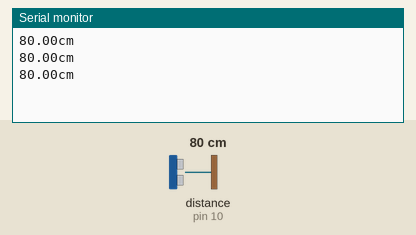
This sketch was run on a simulated Arduino Uno, built with avr-gcc and run on an emulated ATmega328P. Parts: the last lines printed to the serial monitor. Wiring (inferred from the names in the program): ultrasonic range finder: trigger pin 9; echo pin 10. The inputs (shaded band) are chosen by the test bench; at power-on: distance to the obstacle (sensor on pin 10) 80 cm. The echo pulse lasts 58.3 µs per cm.

Above: at 1.3 s.
1.4 s: distance to the obstacle (sensor on pin 10) set to 2 cm
At 1.9 s:
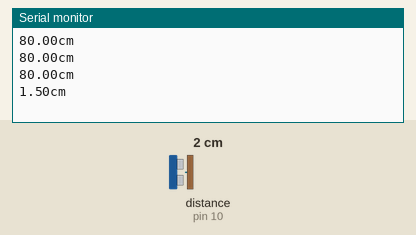
2.9 s: distance to the obstacle (sensor on pin 10) set to 4 cm
At 3.4 s:
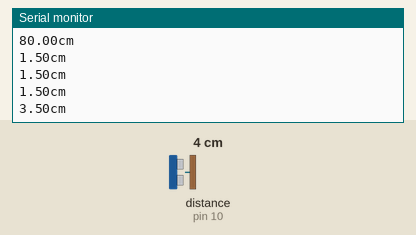
Timing chart, 0 to 5.9 s (numbered marks = the images above; inputs shaded):
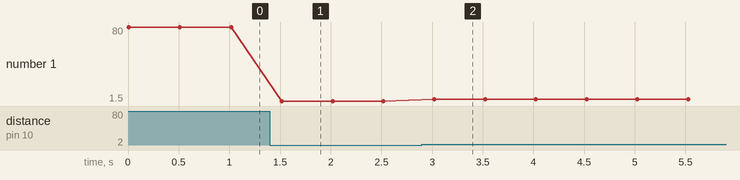

The sketch:

ultrasonic.ino
```cpp
// ---------------------------------------------------------------------------
// Example NewPing library sketch that does a ping about 20 times per second.
// ---------------------------------------------------------------------------

//#include <NewPing.h>

#define TRIGGER_PIN  9  // Arduino pin tied to trigger pin on the ultrasonic sensor.
#define ECHO_PIN     10  // Arduino pin tied to echo pin on the ultrasonic sensor.
#define MAX_DISTANCE 200 // Maximum distance we want to ping for (in centimeters). Maximum sensor distance is rated at 400-500cm.

// NewPing sonar(TRIGGER_PIN, ECHO_PIN, MAX_DISTANCE); // NewPing setup of pins and maximum distance.

void setup() {
  pinMode(TRIGGER_PIN, OUTPUT);
  pinMode(ECHO_PIN, INPUT);
  Serial.begin(115200); // Open serial monitor at 115200 baud to see ping results.
}

void loop() {
//  delay(500);                     // Wait 50ms between pings (about 20 pings/sec). 29ms should be the shortest delay between pings.
//  Serial.print("Ping: ");
//  Serial.print(sonar.ping_cm()); // Send ping, get distance in cm and print result (0 = outside set distance range)
//  Serial.println("cm");
  // init
  digitalWrite(TRIGGER_PIN, LOW);
  digitalWrite(ECHO_PIN, LOW);
  delayMicroseconds(2);

  // trig for 10 us
  digitalWrite(TRIGGER_PIN, HIGH);
  delayMicroseconds(10);
  digitalWrite(TRIGGER_PIN, LOW);

  long duration = pulseIn(ECHO_PIN, HIGH);
  float distance = duration / 29 / 2.0;

  Serial.print(distance);
  Serial.println("cm");

  delay(500);
}
```

Measured:
- after the input at 1.4 s, the serial monitor: prints a new line after 0.12 s (image 1)
- after the input at 2.9 s, the serial monitor: prints a new line after 0.12 s (image 2)
- plotted number 1: 80 → 1.5 after the input at 1.4 s, 1.5 → 3.5 after the input at 2.9 s
